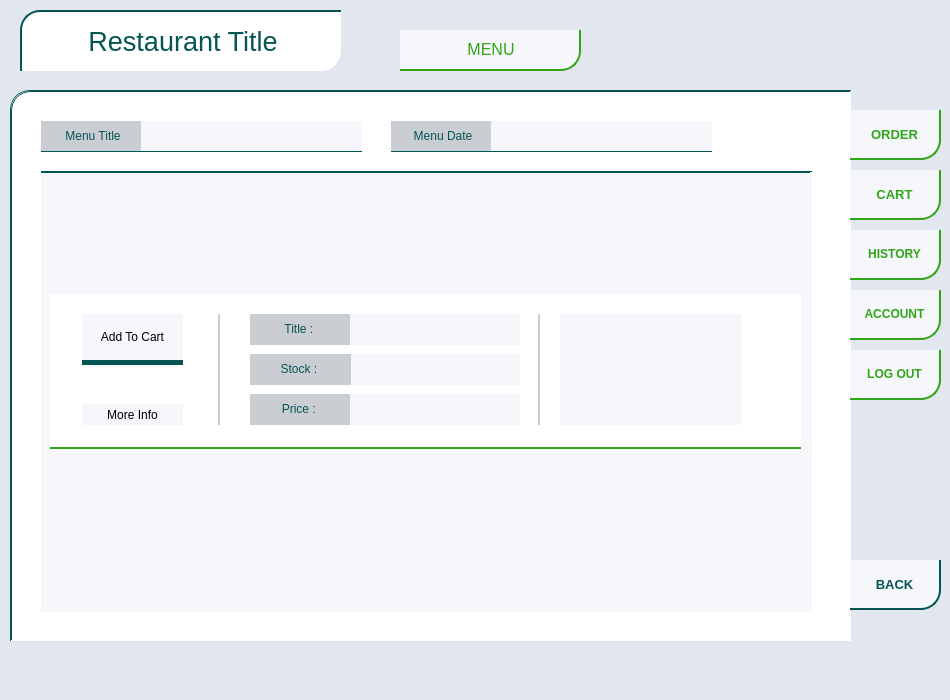
<?xml version="1.0" encoding="UTF-8"?>
<ui version="4.0">
 <class>MainWindow</class>
 <widget class="QMainWindow" name="MainWindow">
  <property name="geometry">
   <rect>
    <x>0</x>
    <y>0</y>
    <width>950</width>
    <height>700</height>
   </rect>
  </property>
  <property name="sizePolicy">
   <sizepolicy hsizetype="Fixed" vsizetype="Fixed">
    <horstretch>0</horstretch>
    <verstretch>0</verstretch>
   </sizepolicy>
  </property>
  <property name="windowTitle">
   <string>MainWindow</string>
  </property>
  <property name="styleSheet">
   <string notr="true">background-color: rgb(225, 230, 239);</string>
  </property>
  <widget class="QWidget" name="centralwidget">
   <property name="sizePolicy">
    <sizepolicy hsizetype="Fixed" vsizetype="Fixed">
     <horstretch>0</horstretch>
     <verstretch>0</verstretch>
    </sizepolicy>
   </property>
   <widget class="QScrollArea" name="scrollArea">
    <property name="geometry">
     <rect>
      <x>10</x>
      <y>90</y>
      <width>841</width>
      <height>551</height>
     </rect>
    </property>
    <property name="sizePolicy">
     <sizepolicy hsizetype="Fixed" vsizetype="Fixed">
      <horstretch>0</horstretch>
      <verstretch>0</verstretch>
     </sizepolicy>
    </property>
    <property name="styleSheet">
     <string notr="true">border-color: rgb(4, 84, 83);
background-color: rgb(255, 255, 255);
border-style : solid;
border-width : 1px;
border-right-width : 0px;
border-bottom-width : 0px;
border-top-left-radius : 20px;
border-bottom-right-radius: 0px;
</string>
    </property>
    <property name="widgetResizable">
     <bool>true</bool>
    </property>
    <widget class="QWidget" name="scrollAreaWidgetContents">
     <property name="geometry">
      <rect>
       <x>0</x>
       <y>0</y>
       <width>839</width>
       <height>549</height>
      </rect>
     </property>
     <widget class="QLabel" name="menuTitleLabel">
      <property name="geometry">
       <rect>
        <x>30</x>
        <y>30</y>
        <width>101</width>
        <height>31</height>
       </rect>
      </property>
      <property name="styleSheet">
       <string notr="true">border-width:0px;
border-bottom-width : 1px;
border-color: rgb(5, 85, 82);
border-radius:0px;
background-color: rgb(202, 205, 210);

</string>
      </property>
      <property name="text">
       <string>&lt;html&gt;&lt;head/&gt;&lt;body&gt;&lt;p align=&quot;center&quot;&gt;&lt;span style=&quot; color:#055552;&quot;&gt;Menu Title&lt;/span&gt;&lt;/p&gt;&lt;/body&gt;&lt;/html&gt;</string>
      </property>
     </widget>
     <widget class="QLabel" name="menuTitleValue">
      <property name="geometry">
       <rect>
        <x>130</x>
        <y>30</y>
        <width>221</width>
        <height>31</height>
       </rect>
      </property>
      <property name="styleSheet">
       <string notr="true">border-width:0px;
border-bottom-width : 1px;
border-color: rgb(5, 85, 82);
border-radius:0px;
background-color: rgb(245, 247, 250);
padding-left:20px;
</string>
      </property>
      <property name="text">
       <string>&lt;html&gt;&lt;head/&gt;&lt;body&gt;&lt;p align=&quot;center&quot;&gt;&lt;span style=&quot; color:#055552;&quot;&gt;&lt;/span&gt;&lt;/p&gt;&lt;/body&gt;&lt;/html&gt;</string>
      </property>
     </widget>
     <widget class="QScrollArea" name="scrollArea_2">
      <property name="geometry">
       <rect>
        <x>30</x>
        <y>80</y>
        <width>771</width>
        <height>441</height>
       </rect>
      </property>
      <property name="styleSheet">
       <string notr="true">border-radius : 0px;
border-width : 0px;
border-top-width : 1px;
background-color: rgb(245, 247, 250);</string>
      </property>
      <property name="widgetResizable">
       <bool>true</bool>
      </property>
      <widget class="QWidget" name="scrollAreaWidgetContents_3">
       <property name="geometry">
        <rect>
         <x>0</x>
         <y>0</y>
         <width>769</width>
         <height>439</height>
        </rect>
       </property>
       <layout class="QVBoxLayout" name="verticalLayout">
        <item>
         <widget class="QWidget" name="foodWidget" native="true">
          <property name="minimumSize">
           <size>
            <width>0</width>
            <height>155</height>
           </size>
          </property>
          <property name="maximumSize">
           <size>
            <width>16777215</width>
            <height>155</height>
           </size>
          </property>
          <property name="styleSheet">
           <string notr="true">background-color: rgb(255, 255, 255);
border-width : 0px;
border-style : solid;
border-bottom-width : 2px;
border-color: rgb(51, 165, 24);
</string>
          </property>
          <widget class="QLabel" name="foodTitleLabel">
           <property name="geometry">
            <rect>
             <x>200</x>
             <y>20</y>
             <width>101</width>
             <height>31</height>
            </rect>
           </property>
           <property name="styleSheet">
            <string notr="true">border-width:0px;
border-color: rgb(5, 85, 82);
border-radius:0px;
background-color: rgb(202, 205, 210);

</string>
           </property>
           <property name="text">
            <string>&lt;html&gt;&lt;head/&gt;&lt;body&gt;&lt;p align=&quot;center&quot;&gt;&lt;span style=&quot; color:#055552;&quot;&gt;Title : &lt;/span&gt;&lt;/p&gt;&lt;/body&gt;&lt;/html&gt;</string>
           </property>
          </widget>
          <widget class="QLabel" name="foodStockValue">
           <property name="geometry">
            <rect>
             <x>300</x>
             <y>60</y>
             <width>170</width>
             <height>31</height>
            </rect>
           </property>
           <property name="sizePolicy">
            <sizepolicy hsizetype="Fixed" vsizetype="Fixed">
             <horstretch>0</horstretch>
             <verstretch>0</verstretch>
            </sizepolicy>
           </property>
           <property name="minimumSize">
            <size>
             <width>170</width>
             <height>0</height>
            </size>
           </property>
           <property name="styleSheet">
            <string notr="true">border-width:0px;
border-color: rgb(5, 85, 82);
border-radius:0px;
background-color: rgb(245, 247, 250);
</string>
           </property>
           <property name="text">
            <string>&lt;html&gt;&lt;head/&gt;&lt;body&gt;&lt;p align=&quot;center&quot;&gt;&lt;span style=&quot; color:#055552;&quot;&gt;&lt;/span&gt;&lt;/p&gt;&lt;/body&gt;&lt;/html&gt;</string>
           </property>
          </widget>
          <widget class="QLabel" name="foodTitleValue">
           <property name="geometry">
            <rect>
             <x>300</x>
             <y>20</y>
             <width>170</width>
             <height>31</height>
            </rect>
           </property>
           <property name="sizePolicy">
            <sizepolicy hsizetype="Fixed" vsizetype="Fixed">
             <horstretch>0</horstretch>
             <verstretch>0</verstretch>
            </sizepolicy>
           </property>
           <property name="minimumSize">
            <size>
             <width>170</width>
             <height>0</height>
            </size>
           </property>
           <property name="styleSheet">
            <string notr="true">border-width:0px;
background-color: rgb(245, 247, 250);
border-color: rgb(5, 85, 82);
border-radius:0px;
background-color: rgb(245, 247, 250);
</string>
           </property>
           <property name="text">
            <string>&lt;html&gt;&lt;head/&gt;&lt;body&gt;&lt;p align=&quot;center&quot;&gt;&lt;span style=&quot; color:#055552;&quot;&gt;&lt;/span&gt;&lt;/p&gt;&lt;/body&gt;&lt;/html&gt;</string>
           </property>
          </widget>
          <widget class="QLabel" name="foodPriceLabel">
           <property name="geometry">
            <rect>
             <x>200</x>
             <y>100</y>
             <width>101</width>
             <height>31</height>
            </rect>
           </property>
           <property name="styleSheet">
            <string notr="true">border-width:0px;
border-color: rgb(5, 85, 82);
border-radius:0px;
background-color: rgb(202, 205, 210);

</string>
           </property>
           <property name="text">
            <string>&lt;html&gt;&lt;head/&gt;&lt;body&gt;&lt;p align=&quot;center&quot;&gt;&lt;span style=&quot; color:#055552;&quot;&gt;Price : &lt;/span&gt;&lt;/p&gt;&lt;/body&gt;&lt;/html&gt;</string>
           </property>
          </widget>
          <widget class="QLabel" name="foodPriceValue">
           <property name="geometry">
            <rect>
             <x>300</x>
             <y>100</y>
             <width>170</width>
             <height>31</height>
            </rect>
           </property>
           <property name="sizePolicy">
            <sizepolicy hsizetype="Fixed" vsizetype="Fixed">
             <horstretch>0</horstretch>
             <verstretch>0</verstretch>
            </sizepolicy>
           </property>
           <property name="minimumSize">
            <size>
             <width>170</width>
             <height>0</height>
            </size>
           </property>
           <property name="styleSheet">
            <string notr="true">border-width:0px;
border-color: rgb(5, 85, 82);
border-radius:0px;
background-color: rgb(245, 247, 250);
</string>
           </property>
           <property name="text">
            <string>&lt;html&gt;&lt;head/&gt;&lt;body&gt;&lt;p align=&quot;center&quot;&gt;&lt;span style=&quot; color:#055552;&quot;&gt;&lt;/span&gt;&lt;/p&gt;&lt;/body&gt;&lt;/html&gt;</string>
           </property>
          </widget>
          <widget class="QLabel" name="foodStockLabel">
           <property name="geometry">
            <rect>
             <x>200</x>
             <y>60</y>
             <width>101</width>
             <height>31</height>
            </rect>
           </property>
           <property name="styleSheet">
            <string notr="true">border-width:0px;
border-color: rgb(5, 85, 82);
border-radius:0px;
background-color: rgb(202, 205, 210);

</string>
           </property>
           <property name="text">
            <string>&lt;html&gt;&lt;head/&gt;&lt;body&gt;&lt;p align=&quot;center&quot;&gt;&lt;span style=&quot; color:#055552;&quot;&gt;Stock : &lt;/span&gt;&lt;/p&gt;&lt;/body&gt;&lt;/html&gt;</string>
           </property>
          </widget>
          <widget class="QLabel" name="foodImage">
           <property name="geometry">
            <rect>
             <x>510</x>
             <y>20</y>
             <width>181</width>
             <height>111</height>
            </rect>
           </property>
           <property name="sizePolicy">
            <sizepolicy hsizetype="Fixed" vsizetype="Fixed">
             <horstretch>0</horstretch>
             <verstretch>0</verstretch>
            </sizepolicy>
           </property>
           <property name="minimumSize">
            <size>
             <width>0</width>
             <height>111</height>
            </size>
           </property>
           <property name="styleSheet">
            <string notr="true">background-color: rgb(245, 247, 250);
border-width : 0px;</string>
           </property>
           <property name="text">
            <string/>
           </property>
          </widget>
          <widget class="QWidget" name="divider1" native="true">
           <property name="geometry">
            <rect>
             <x>150</x>
             <y>20</y>
             <width>20</width>
             <height>111</height>
            </rect>
           </property>
           <property name="styleSheet">
            <string notr="true">border-width : 0px;
border-right-width : 2px;
border-color: rgb(202, 205, 210);</string>
           </property>
          </widget>
          <widget class="QWidget" name="divider2" native="true">
           <property name="geometry">
            <rect>
             <x>470</x>
             <y>20</y>
             <width>20</width>
             <height>111</height>
            </rect>
           </property>
           <property name="styleSheet">
            <string notr="true">border-width : 0px;
border-right-width : 2px;
border-color: rgb(202, 205, 210);</string>
           </property>
          </widget>
          <widget class="QPushButton" name="foodAddBtn">
           <property name="geometry">
            <rect>
             <x>32</x>
             <y>20</y>
             <width>101</width>
             <height>51</height>
            </rect>
           </property>
           <property name="styleSheet">
            <string notr="true">border-width:0px;
border-bottom-width : 5px;
border-color: rgb(5, 85, 82);
border-radius:0px;
background-color: rgb(245, 247, 250);
padding-left:0px;
</string>
           </property>
           <property name="text">
            <string>Add To Cart</string>
           </property>
          </widget>
          <widget class="QPushButton" name="foodInfoBtn">
           <property name="geometry">
            <rect>
             <x>32</x>
             <y>110</y>
             <width>101</width>
             <height>21</height>
            </rect>
           </property>
           <property name="styleSheet">
            <string notr="true">border-width:0px;
border-color: rgb(5, 85, 82);
border-radius:0px;
background-color: rgb(245, 247, 250);
padding-left:0px;
</string>
           </property>
           <property name="text">
            <string>More Info</string>
           </property>
          </widget>
         </widget>
        </item>
        <item>
         <spacer name="verticalSpacer">
          <property name="orientation">
           <enum>Qt::Vertical</enum>
          </property>
          <property name="sizeType">
           <enum>QSizePolicy::Preferred</enum>
          </property>
          <property name="sizeHint" stdset="0">
           <size>
            <width>20</width>
            <height>40</height>
           </size>
          </property>
         </spacer>
        </item>
       </layout>
      </widget>
     </widget>
     <widget class="QLabel" name="menuDateLabel">
      <property name="geometry">
       <rect>
        <x>380</x>
        <y>30</y>
        <width>101</width>
        <height>31</height>
       </rect>
      </property>
      <property name="styleSheet">
       <string notr="true">border-width:0px;
border-bottom-width : 1px;
border-color: rgb(5, 85, 82);
border-radius:0px;
background-color: rgb(202, 205, 210);

</string>
      </property>
      <property name="text">
       <string>&lt;html&gt;&lt;head/&gt;&lt;body&gt;&lt;p align=&quot;center&quot;&gt;&lt;span style=&quot; color:#055552;&quot;&gt;Menu Date&lt;/span&gt;&lt;/p&gt;&lt;/body&gt;&lt;/html&gt;</string>
      </property>
     </widget>
     <widget class="QLabel" name="menuDateValue">
      <property name="geometry">
       <rect>
        <x>480</x>
        <y>30</y>
        <width>221</width>
        <height>31</height>
       </rect>
      </property>
      <property name="styleSheet">
       <string notr="true">border-width:0px;
border-bottom-width : 1px;
border-color: rgb(5, 85, 82);
border-radius:0px;
background-color: rgb(245, 247, 250);
padding-left:20px;
</string>
      </property>
      <property name="text">
       <string>&lt;html&gt;&lt;head/&gt;&lt;body&gt;&lt;p align=&quot;center&quot;&gt;&lt;span style=&quot; color:#055552;&quot;&gt;&lt;/span&gt;&lt;/p&gt;&lt;/body&gt;&lt;/html&gt;</string>
      </property>
     </widget>
    </widget>
   </widget>
   <widget class="QPushButton" name="historyBtn">
    <property name="geometry">
     <rect>
      <x>850</x>
      <y>230</y>
      <width>91</width>
      <height>50</height>
     </rect>
    </property>
    <property name="styleSheet">
     <string notr="true">border-color : rgb(49, 165, 25);
background-color: rgb(245, 247, 250);
border-style : solid;
border-bottom-width : 2px;
border-right-width : 2px;
border-bottom-right-radius: 20px;
box-shadow: 10px 10px 5px -5px #666;
color : rgb(49, 165, 25);
font-weight : 500;
font-size: 9pt;</string>
    </property>
    <property name="text">
     <string>HISTORY</string>
    </property>
   </widget>
   <widget class="QPushButton" name="logoutBtn">
    <property name="geometry">
     <rect>
      <x>850</x>
      <y>350</y>
      <width>91</width>
      <height>50</height>
     </rect>
    </property>
    <property name="styleSheet">
     <string notr="true">border-color : rgb(49, 165, 25);
background-color: rgb(245, 247, 250);
border-style : solid;
border-bottom-width : 2px;
border-right-width : 2px;
border-bottom-right-radius: 20px;
box-shadow: 10px 10px 5px -5px #666;
color : rgb(49, 165, 25);
font-weight : 500;
font-size: 9pt;</string>
    </property>
    <property name="text">
     <string>LOG OUT</string>
    </property>
   </widget>
   <widget class="QPushButton" name="accountBtn">
    <property name="geometry">
     <rect>
      <x>850</x>
      <y>290</y>
      <width>91</width>
      <height>50</height>
     </rect>
    </property>
    <property name="styleSheet">
     <string notr="true">border-color : rgb(49, 165, 25);
background-color: rgb(245, 247, 250);
border-style : solid;
border-bottom-width : 2px;
border-right-width : 2px;
border-bottom-right-radius: 20px;
box-shadow: 10px 10px 5px -5px #666;
color : rgb(49, 165, 25);
font-weight : 500;
font-size: 9pt;</string>
    </property>
    <property name="text">
     <string>ACCOUNT</string>
    </property>
   </widget>
   <widget class="QPushButton" name="orderBtn">
    <property name="geometry">
     <rect>
      <x>850</x>
      <y>110</y>
      <width>91</width>
      <height>50</height>
     </rect>
    </property>
    <property name="styleSheet">
     <string notr="true">border-color: rgb(49, 165, 25);
background-color: rgb(245, 247, 250);
border-style : solid;
border-bottom-width : 2px;
border-right-width : 2px;
border-bottom-right-radius: 20px;
box-shadow: 10px 10px 5px -5px #666;
color : rgb(49, 165, 25);
font-weight : 500;
font-size: 10pt;</string>
    </property>
    <property name="text">
     <string>ORDER</string>
    </property>
   </widget>
   <widget class="QPushButton" name="backBtn">
    <property name="geometry">
     <rect>
      <x>850</x>
      <y>560</y>
      <width>91</width>
      <height>50</height>
     </rect>
    </property>
    <property name="styleSheet">
     <string notr="true">border-color: rgb(4, 84, 83);
background-color: rgb(245, 247, 250);
border-style : solid;
border-bottom-width : 2px;
border-right-width : 2px;
border-bottom-right-radius: 20px;
box-shadow: 10px 10px 5px -5px #666;
color: rgb(4, 84, 83);
font-weight : 500;
font-size: 10pt;</string>
    </property>
    <property name="text">
     <string>BACK</string>
    </property>
   </widget>
   <widget class="QLabel" name="mainTitle">
    <property name="geometry">
     <rect>
      <x>20</x>
      <y>10</y>
      <width>321</width>
      <height>61</height>
     </rect>
    </property>
    <property name="toolTip">
     <string>&lt;html&gt;&lt;head/&gt;&lt;body&gt;&lt;p align=&quot;center&quot;&gt;&lt;br/&gt;&lt;/p&gt;&lt;/body&gt;&lt;/html&gt;</string>
    </property>
    <property name="whatsThis">
     <string>&lt;html&gt;&lt;head/&gt;&lt;body&gt;&lt;p align=&quot;center&quot;&gt;&lt;br/&gt;&lt;/p&gt;&lt;/body&gt;&lt;/html&gt;</string>
    </property>
    <property name="styleSheet">
     <string notr="true">border-color: rgb(4, 84, 83);
background-color: rgb(255, 255, 255);
border-style : solid;
border-width : 2px;
border-right-width : 0px;
border-bottom-width : 0px;
border-top-left-radius : 20px;
border-bottom-right-radius: 20px;
text-align: center;
</string>
    </property>
    <property name="text">
     <string>&lt;html&gt;&lt;head/&gt;&lt;body&gt;&lt;p align=&quot;center&quot;&gt;&lt;span style=&quot; font-size:20pt; color:#055553;&quot;&gt;Restaurant Title&lt;/span&gt;&lt;/p&gt;&lt;/body&gt;&lt;/html&gt;</string>
    </property>
   </widget>
   <widget class="QLabel" name="windowTitle">
    <property name="geometry">
     <rect>
      <x>400</x>
      <y>30</y>
      <width>181</width>
      <height>41</height>
     </rect>
    </property>
    <property name="styleSheet">
     <string notr="true">border-color : rgb(49, 165, 25);
background-color: rgb(245, 247, 250);
border-style : solid;
border-bottom-width : 2px;
border-right-width : 2px;
border-bottom-right-radius: 20px;
box-shadow: 10px 10px 5px -5px #666;
text-align: center;
color : rgb(49, 165, 25);</string>
    </property>
    <property name="text">
     <string>&lt;html&gt;&lt;head/&gt;&lt;body&gt;&lt;p align=&quot;center&quot;&gt;&lt;span style=&quot; font-size:12pt; color:#33a415;&quot;&gt;MENU&lt;/span&gt;&lt;/p&gt;&lt;/body&gt;&lt;/html&gt;</string>
    </property>
   </widget>
   <widget class="QPushButton" name="cartBtn">
    <property name="geometry">
     <rect>
      <x>850</x>
      <y>170</y>
      <width>91</width>
      <height>50</height>
     </rect>
    </property>
    <property name="styleSheet">
     <string notr="true">border-color : rgb(49, 165, 25);
background-color: rgb(245, 247, 250);
border-style : solid;
border-bottom-width : 2px;
border-right-width : 2px;
border-bottom-right-radius: 20px;
box-shadow: 10px 10px 5px -5px #666;
color : rgb(49, 165, 25);
font-weight : 500;
font-size: 10pt;</string>
    </property>
    <property name="text">
     <string>CART</string>
    </property>
   </widget>
  </widget>
  <widget class="QMenuBar" name="menubar">
   <property name="geometry">
    <rect>
     <x>0</x>
     <y>0</y>
     <width>950</width>
     <height>26</height>
    </rect>
   </property>
   <property name="sizePolicy">
    <sizepolicy hsizetype="Fixed" vsizetype="Fixed">
     <horstretch>0</horstretch>
     <verstretch>0</verstretch>
    </sizepolicy>
   </property>
   <property name="palette">
    <palette>
     <active>
      <colorrole role="WindowText">
       <brush brushstyle="SolidPattern">
        <color alpha="255">
         <red>0</red>
         <green>0</green>
         <blue>0</blue>
        </color>
       </brush>
      </colorrole>
      <colorrole role="Button">
       <brush brushstyle="SolidPattern">
        <color alpha="255">
         <red>225</red>
         <green>230</green>
         <blue>239</blue>
        </color>
       </brush>
      </colorrole>
      <colorrole role="Light">
       <brush brushstyle="SolidPattern">
        <color alpha="255">
         <red>255</red>
         <green>255</green>
         <blue>255</blue>
        </color>
       </brush>
      </colorrole>
      <colorrole role="Midlight">
       <brush brushstyle="SolidPattern">
        <color alpha="255">
         <red>240</red>
         <green>242</green>
         <blue>247</blue>
        </color>
       </brush>
      </colorrole>
      <colorrole role="Dark">
       <brush brushstyle="SolidPattern">
        <color alpha="255">
         <red>112</red>
         <green>115</green>
         <blue>119</blue>
        </color>
       </brush>
      </colorrole>
      <colorrole role="Mid">
       <brush brushstyle="SolidPattern">
        <color alpha="255">
         <red>150</red>
         <green>153</green>
         <blue>159</blue>
        </color>
       </brush>
      </colorrole>
      <colorrole role="Text">
       <brush brushstyle="SolidPattern">
        <color alpha="255">
         <red>0</red>
         <green>0</green>
         <blue>0</blue>
        </color>
       </brush>
      </colorrole>
      <colorrole role="BrightText">
       <brush brushstyle="SolidPattern">
        <color alpha="255">
         <red>255</red>
         <green>255</green>
         <blue>255</blue>
        </color>
       </brush>
      </colorrole>
      <colorrole role="ButtonText">
       <brush brushstyle="SolidPattern">
        <color alpha="255">
         <red>0</red>
         <green>0</green>
         <blue>0</blue>
        </color>
       </brush>
      </colorrole>
      <colorrole role="Base">
       <brush brushstyle="SolidPattern">
        <color alpha="255">
         <red>225</red>
         <green>230</green>
         <blue>239</blue>
        </color>
       </brush>
      </colorrole>
      <colorrole role="Window">
       <brush brushstyle="SolidPattern">
        <color alpha="255">
         <red>225</red>
         <green>230</green>
         <blue>239</blue>
        </color>
       </brush>
      </colorrole>
      <colorrole role="Shadow">
       <brush brushstyle="SolidPattern">
        <color alpha="255">
         <red>0</red>
         <green>0</green>
         <blue>0</blue>
        </color>
       </brush>
      </colorrole>
      <colorrole role="AlternateBase">
       <brush brushstyle="SolidPattern">
        <color alpha="255">
         <red>240</red>
         <green>242</green>
         <blue>247</blue>
        </color>
       </brush>
      </colorrole>
      <colorrole role="ToolTipBase">
       <brush brushstyle="SolidPattern">
        <color alpha="255">
         <red>255</red>
         <green>255</green>
         <blue>220</blue>
        </color>
       </brush>
      </colorrole>
      <colorrole role="ToolTipText">
       <brush brushstyle="SolidPattern">
        <color alpha="255">
         <red>0</red>
         <green>0</green>
         <blue>0</blue>
        </color>
       </brush>
      </colorrole>
      <colorrole role="PlaceholderText">
       <brush brushstyle="SolidPattern">
        <color alpha="128">
         <red>0</red>
         <green>0</green>
         <blue>0</blue>
        </color>
       </brush>
      </colorrole>
     </active>
     <inactive>
      <colorrole role="WindowText">
       <brush brushstyle="SolidPattern">
        <color alpha="255">
         <red>0</red>
         <green>0</green>
         <blue>0</blue>
        </color>
       </brush>
      </colorrole>
      <colorrole role="Button">
       <brush brushstyle="SolidPattern">
        <color alpha="255">
         <red>225</red>
         <green>230</green>
         <blue>239</blue>
        </color>
       </brush>
      </colorrole>
      <colorrole role="Light">
       <brush brushstyle="SolidPattern">
        <color alpha="255">
         <red>255</red>
         <green>255</green>
         <blue>255</blue>
        </color>
       </brush>
      </colorrole>
      <colorrole role="Midlight">
       <brush brushstyle="SolidPattern">
        <color alpha="255">
         <red>240</red>
         <green>242</green>
         <blue>247</blue>
        </color>
       </brush>
      </colorrole>
      <colorrole role="Dark">
       <brush brushstyle="SolidPattern">
        <color alpha="255">
         <red>112</red>
         <green>115</green>
         <blue>119</blue>
        </color>
       </brush>
      </colorrole>
      <colorrole role="Mid">
       <brush brushstyle="SolidPattern">
        <color alpha="255">
         <red>150</red>
         <green>153</green>
         <blue>159</blue>
        </color>
       </brush>
      </colorrole>
      <colorrole role="Text">
       <brush brushstyle="SolidPattern">
        <color alpha="255">
         <red>0</red>
         <green>0</green>
         <blue>0</blue>
        </color>
       </brush>
      </colorrole>
      <colorrole role="BrightText">
       <brush brushstyle="SolidPattern">
        <color alpha="255">
         <red>255</red>
         <green>255</green>
         <blue>255</blue>
        </color>
       </brush>
      </colorrole>
      <colorrole role="ButtonText">
       <brush brushstyle="SolidPattern">
        <color alpha="255">
         <red>0</red>
         <green>0</green>
         <blue>0</blue>
        </color>
       </brush>
      </colorrole>
      <colorrole role="Base">
       <brush brushstyle="SolidPattern">
        <color alpha="255">
         <red>225</red>
         <green>230</green>
         <blue>239</blue>
        </color>
       </brush>
      </colorrole>
      <colorrole role="Window">
       <brush brushstyle="SolidPattern">
        <color alpha="255">
         <red>225</red>
         <green>230</green>
         <blue>239</blue>
        </color>
       </brush>
      </colorrole>
      <colorrole role="Shadow">
       <brush brushstyle="SolidPattern">
        <color alpha="255">
         <red>0</red>
         <green>0</green>
         <blue>0</blue>
        </color>
       </brush>
      </colorrole>
      <colorrole role="AlternateBase">
       <brush brushstyle="SolidPattern">
        <color alpha="255">
         <red>240</red>
         <green>242</green>
         <blue>247</blue>
        </color>
       </brush>
      </colorrole>
      <colorrole role="ToolTipBase">
       <brush brushstyle="SolidPattern">
        <color alpha="255">
         <red>255</red>
         <green>255</green>
         <blue>220</blue>
        </color>
       </brush>
      </colorrole>
      <colorrole role="ToolTipText">
       <brush brushstyle="SolidPattern">
        <color alpha="255">
         <red>0</red>
         <green>0</green>
         <blue>0</blue>
        </color>
       </brush>
      </colorrole>
      <colorrole role="PlaceholderText">
       <brush brushstyle="SolidPattern">
        <color alpha="128">
         <red>0</red>
         <green>0</green>
         <blue>0</blue>
        </color>
       </brush>
      </colorrole>
     </inactive>
     <disabled>
      <colorrole role="WindowText">
       <brush brushstyle="SolidPattern">
        <color alpha="255">
         <red>112</red>
         <green>115</green>
         <blue>119</blue>
        </color>
       </brush>
      </colorrole>
      <colorrole role="Button">
       <brush brushstyle="SolidPattern">
        <color alpha="255">
         <red>225</red>
         <green>230</green>
         <blue>239</blue>
        </color>
       </brush>
      </colorrole>
      <colorrole role="Light">
       <brush brushstyle="SolidPattern">
        <color alpha="255">
         <red>255</red>
         <green>255</green>
         <blue>255</blue>
        </color>
       </brush>
      </colorrole>
      <colorrole role="Midlight">
       <brush brushstyle="SolidPattern">
        <color alpha="255">
         <red>240</red>
         <green>242</green>
         <blue>247</blue>
        </color>
       </brush>
      </colorrole>
      <colorrole role="Dark">
       <brush brushstyle="SolidPattern">
        <color alpha="255">
         <red>112</red>
         <green>115</green>
         <blue>119</blue>
        </color>
       </brush>
      </colorrole>
      <colorrole role="Mid">
       <brush brushstyle="SolidPattern">
        <color alpha="255">
         <red>150</red>
         <green>153</green>
         <blue>159</blue>
        </color>
       </brush>
      </colorrole>
      <colorrole role="Text">
       <brush brushstyle="SolidPattern">
        <color alpha="255">
         <red>112</red>
         <green>115</green>
         <blue>119</blue>
        </color>
       </brush>
      </colorrole>
      <colorrole role="BrightText">
       <brush brushstyle="SolidPattern">
        <color alpha="255">
         <red>255</red>
         <green>255</green>
         <blue>255</blue>
        </color>
       </brush>
      </colorrole>
      <colorrole role="ButtonText">
       <brush brushstyle="SolidPattern">
        <color alpha="255">
         <red>112</red>
         <green>115</green>
         <blue>119</blue>
        </color>
       </brush>
      </colorrole>
      <colorrole role="Base">
       <brush brushstyle="SolidPattern">
        <color alpha="255">
         <red>225</red>
         <green>230</green>
         <blue>239</blue>
        </color>
       </brush>
      </colorrole>
      <colorrole role="Window">
       <brush brushstyle="SolidPattern">
        <color alpha="255">
         <red>225</red>
         <green>230</green>
         <blue>239</blue>
        </color>
       </brush>
      </colorrole>
      <colorrole role="Shadow">
       <brush brushstyle="SolidPattern">
        <color alpha="255">
         <red>0</red>
         <green>0</green>
         <blue>0</blue>
        </color>
       </brush>
      </colorrole>
      <colorrole role="AlternateBase">
       <brush brushstyle="SolidPattern">
        <color alpha="255">
         <red>225</red>
         <green>230</green>
         <blue>239</blue>
        </color>
       </brush>
      </colorrole>
      <colorrole role="ToolTipBase">
       <brush brushstyle="SolidPattern">
        <color alpha="255">
         <red>255</red>
         <green>255</green>
         <blue>220</blue>
        </color>
       </brush>
      </colorrole>
      <colorrole role="ToolTipText">
       <brush brushstyle="SolidPattern">
        <color alpha="255">
         <red>0</red>
         <green>0</green>
         <blue>0</blue>
        </color>
       </brush>
      </colorrole>
      <colorrole role="PlaceholderText">
       <brush brushstyle="SolidPattern">
        <color alpha="128">
         <red>0</red>
         <green>0</green>
         <blue>0</blue>
        </color>
       </brush>
      </colorrole>
     </disabled>
    </palette>
   </property>
   <property name="defaultUp">
    <bool>false</bool>
   </property>
  </widget>
  <widget class="QStatusBar" name="statusbar"/>
 </widget>
 <resources/>
 <connections/>
</ui>
